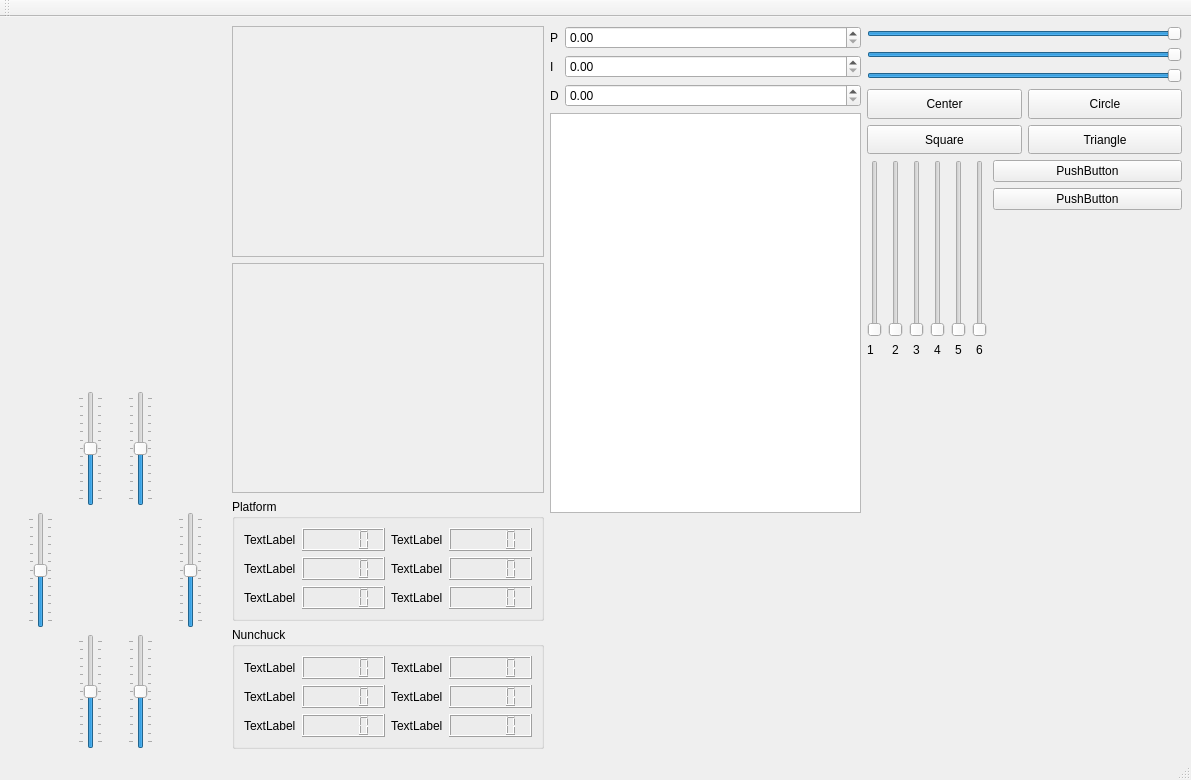
<?xml version="1.0" encoding="UTF-8"?>
<ui version="4.0">
 <class>MainWindow</class>
 <widget class="QMainWindow" name="MainWindow">
  <property name="geometry">
   <rect>
    <x>0</x>
    <y>0</y>
    <width>1191</width>
    <height>780</height>
   </rect>
  </property>
  <property name="windowTitle">
   <string>MainWindow</string>
  </property>
  <widget class="QWidget" name="centralwidget">
   <property name="minimumSize">
    <size>
     <width>0</width>
     <height>681</height>
    </size>
   </property>
   <layout class="QHBoxLayout" name="horizontalLayout_6">
    <item>
     <layout class="QHBoxLayout" name="horizontalLayout" stretch="2,2,1">
      <property name="sizeConstraint">
       <enum>QLayout::SetFixedSize</enum>
      </property>
      <item>
       <layout class="QVBoxLayout" name="verticalLayout_2" stretch="1,1">
        <property name="sizeConstraint">
         <enum>QLayout::SetFixedSize</enum>
        </property>
        <item>
         <layout class="QGridLayout" name="gridLayout">
          <item row="1" column="0">
           <widget class="QFrame" name="frame_2"/>
          </item>
          <item row="1" column="1">
           <widget class="QFrame" name="frame"/>
          </item>
          <item row="0" column="1">
           <widget class="QFrame" name="frame_4"/>
          </item>
          <item row="0" column="0">
           <widget class="QFrame" name="frame_3">
            <property name="minimumSize">
             <size>
              <width>211</width>
              <height>170</height>
             </size>
            </property>
            <property name="baseSize">
             <size>
              <width>211</width>
              <height>170</height>
             </size>
            </property>
           </widget>
          </item>
         </layout>
        </item>
        <item>
         <layout class="QGridLayout" name="gridLayout_2">
          <item row="2" column="2">
           <widget class="QSlider" name="verticalSlider_11">
            <property name="minimum">
             <number>-90</number>
            </property>
            <property name="maximum">
             <number>90</number>
            </property>
            <property name="pageStep">
             <number>1</number>
            </property>
            <property name="tracking">
             <bool>true</bool>
            </property>
            <property name="orientation">
             <enum>Qt::Vertical</enum>
            </property>
            <property name="invertedAppearance">
             <bool>false</bool>
            </property>
            <property name="invertedControls">
             <bool>false</bool>
            </property>
            <property name="tickPosition">
             <enum>QSlider::TicksBothSides</enum>
            </property>
            <property name="tickInterval">
             <number>15</number>
            </property>
           </widget>
          </item>
          <item row="1" column="0">
           <widget class="QSlider" name="verticalSlider_7">
            <property name="minimum">
             <number>-90</number>
            </property>
            <property name="maximum">
             <number>90</number>
            </property>
            <property name="pageStep">
             <number>1</number>
            </property>
            <property name="orientation">
             <enum>Qt::Vertical</enum>
            </property>
            <property name="tickPosition">
             <enum>QSlider::TicksBothSides</enum>
            </property>
            <property name="tickInterval">
             <number>15</number>
            </property>
           </widget>
          </item>
          <item row="2" column="1">
           <widget class="QSlider" name="verticalSlider_10">
            <property name="minimum">
             <number>-90</number>
            </property>
            <property name="maximum">
             <number>90</number>
            </property>
            <property name="pageStep">
             <number>1</number>
            </property>
            <property name="orientation">
             <enum>Qt::Vertical</enum>
            </property>
            <property name="tickPosition">
             <enum>QSlider::TicksBothSides</enum>
            </property>
            <property name="tickInterval">
             <number>15</number>
            </property>
           </widget>
          </item>
          <item row="0" column="1">
           <widget class="QSlider" name="verticalSlider_14">
            <property name="minimum">
             <number>-90</number>
            </property>
            <property name="maximum">
             <number>90</number>
            </property>
            <property name="pageStep">
             <number>1</number>
            </property>
            <property name="orientation">
             <enum>Qt::Vertical</enum>
            </property>
            <property name="tickPosition">
             <enum>QSlider::TicksBothSides</enum>
            </property>
            <property name="tickInterval">
             <number>15</number>
            </property>
           </widget>
          </item>
          <item row="0" column="2">
           <widget class="QSlider" name="verticalSlider_15">
            <property name="minimum">
             <number>-90</number>
            </property>
            <property name="maximum">
             <number>90</number>
            </property>
            <property name="pageStep">
             <number>1</number>
            </property>
            <property name="orientation">
             <enum>Qt::Vertical</enum>
            </property>
            <property name="tickPosition">
             <enum>QSlider::TicksBothSides</enum>
            </property>
            <property name="tickInterval">
             <number>15</number>
            </property>
           </widget>
          </item>
          <item row="1" column="3">
           <widget class="QSlider" name="verticalSlider_17">
            <property name="minimum">
             <number>-90</number>
            </property>
            <property name="maximum">
             <number>90</number>
            </property>
            <property name="pageStep">
             <number>1</number>
            </property>
            <property name="orientation">
             <enum>Qt::Vertical</enum>
            </property>
            <property name="invertedControls">
             <bool>true</bool>
            </property>
            <property name="tickPosition">
             <enum>QSlider::TicksBothSides</enum>
            </property>
            <property name="tickInterval">
             <number>15</number>
            </property>
           </widget>
          </item>
         </layout>
        </item>
       </layout>
      </item>
      <item>
       <layout class="QHBoxLayout" name="horizontalLayout_2" stretch="1,1">
        <property name="sizeConstraint">
         <enum>QLayout::SetFixedSize</enum>
        </property>
        <item>
         <layout class="QVBoxLayout" name="verticalLayout_4" stretch="2,2,1,1">
          <property name="sizeConstraint">
           <enum>QLayout::SetFixedSize</enum>
          </property>
          <item>
           <widget class="QFrame" name="frame_2">
            <property name="frameShape">
             <enum>QFrame::StyledPanel</enum>
            </property>
            <property name="frameShadow">
             <enum>QFrame::Raised</enum>
            </property>
           </widget>
          </item>
          <item>
           <widget class="QFrame" name="frame">
            <property name="frameShape">
             <enum>QFrame::StyledPanel</enum>
            </property>
            <property name="frameShadow">
             <enum>QFrame::Raised</enum>
            </property>
           </widget>
          </item>
          <item>
           <widget class="QGroupBox" name="groupBox">
            <property name="title">
             <string>Platform</string>
            </property>
            <layout class="QHBoxLayout" name="horizontalLayout_7">
             <item>
              <layout class="QHBoxLayout" name="horizontalLayout_5">
               <item>
                <layout class="QFormLayout" name="formLayout_2">
                 <property name="fieldGrowthPolicy">
                  <enum>QFormLayout::AllNonFixedFieldsGrow</enum>
                 </property>
                 <item row="0" column="0">
                  <widget class="QLabel" name="label_4">
                   <property name="text">
                    <string>TextLabel</string>
                   </property>
                  </widget>
                 </item>
                 <item row="0" column="1">
                  <widget class="QLCDNumber" name="lcdNumber"/>
                 </item>
                 <item row="1" column="0">
                  <widget class="QLabel" name="label_5">
                   <property name="text">
                    <string>TextLabel</string>
                   </property>
                  </widget>
                 </item>
                 <item row="1" column="1">
                  <widget class="QLCDNumber" name="lcdNumber_2"/>
                 </item>
                 <item row="2" column="0">
                  <widget class="QLabel" name="label_6">
                   <property name="text">
                    <string>TextLabel</string>
                   </property>
                  </widget>
                 </item>
                 <item row="2" column="1">
                  <widget class="QLCDNumber" name="lcdNumber_3"/>
                 </item>
                </layout>
               </item>
               <item>
                <layout class="QFormLayout" name="formLayout_3">
                 <item row="0" column="0">
                  <widget class="QLabel" name="label_7">
                   <property name="text">
                    <string>TextLabel</string>
                   </property>
                  </widget>
                 </item>
                 <item row="0" column="1">
                  <widget class="QLCDNumber" name="lcdNumber_4"/>
                 </item>
                 <item row="1" column="0">
                  <widget class="QLabel" name="label_8">
                   <property name="text">
                    <string>TextLabel</string>
                   </property>
                  </widget>
                 </item>
                 <item row="1" column="1">
                  <widget class="QLCDNumber" name="lcdNumber_5"/>
                 </item>
                 <item row="2" column="0">
                  <widget class="QLabel" name="label_9">
                   <property name="text">
                    <string>TextLabel</string>
                   </property>
                  </widget>
                 </item>
                 <item row="2" column="1">
                  <widget class="QLCDNumber" name="lcdNumber_6"/>
                 </item>
                </layout>
               </item>
              </layout>
             </item>
            </layout>
           </widget>
          </item>
          <item>
           <widget class="QGroupBox" name="groupBox_2">
            <property name="title">
             <string>Nunchuck</string>
            </property>
            <layout class="QHBoxLayout" name="horizontalLayout_8">
             <item>
              <layout class="QHBoxLayout" name="horizontalLayout_4">
               <item>
                <layout class="QFormLayout" name="formLayout_5">
                 <item row="0" column="0">
                  <widget class="QLabel" name="label_10">
                   <property name="text">
                    <string>TextLabel</string>
                   </property>
                  </widget>
                 </item>
                 <item row="1" column="0">
                  <widget class="QLabel" name="label_11">
                   <property name="text">
                    <string>TextLabel</string>
                   </property>
                  </widget>
                 </item>
                 <item row="2" column="0">
                  <widget class="QLabel" name="label_12">
                   <property name="text">
                    <string>TextLabel</string>
                   </property>
                  </widget>
                 </item>
                 <item row="0" column="1">
                  <widget class="QLCDNumber" name="lcdNumber_7"/>
                 </item>
                 <item row="1" column="1">
                  <widget class="QLCDNumber" name="lcdNumber_11"/>
                 </item>
                 <item row="2" column="1">
                  <widget class="QLCDNumber" name="lcdNumber_12"/>
                 </item>
                </layout>
               </item>
               <item>
                <layout class="QFormLayout" name="formLayout_4">
                 <item row="0" column="0">
                  <widget class="QLabel" name="label_13">
                   <property name="text">
                    <string>TextLabel</string>
                   </property>
                  </widget>
                 </item>
                 <item row="0" column="1">
                  <widget class="QLCDNumber" name="lcdNumber_8"/>
                 </item>
                 <item row="1" column="0">
                  <widget class="QLabel" name="label_14">
                   <property name="text">
                    <string>TextLabel</string>
                   </property>
                  </widget>
                 </item>
                 <item row="1" column="1">
                  <widget class="QLCDNumber" name="lcdNumber_9"/>
                 </item>
                 <item row="2" column="1">
                  <widget class="QLCDNumber" name="lcdNumber_10"/>
                 </item>
                 <item row="2" column="0">
                  <widget class="QLabel" name="label_15">
                   <property name="text">
                    <string>TextLabel</string>
                   </property>
                  </widget>
                 </item>
                </layout>
               </item>
              </layout>
             </item>
            </layout>
           </widget>
          </item>
         </layout>
        </item>
        <item>
         <layout class="QVBoxLayout" name="verticalLayout_3">
          <property name="spacing">
           <number>6</number>
          </property>
          <property name="sizeConstraint">
           <enum>QLayout::SetDefaultConstraint</enum>
          </property>
          <item>
           <layout class="QFormLayout" name="formLayout">
            <property name="sizeConstraint">
             <enum>QLayout::SetFixedSize</enum>
            </property>
            <property name="fieldGrowthPolicy">
             <enum>QFormLayout::AllNonFixedFieldsGrow</enum>
            </property>
            <property name="verticalSpacing">
             <number>6</number>
            </property>
            <item row="0" column="0">
             <widget class="QLabel" name="label">
              <property name="text">
               <string>P</string>
              </property>
             </widget>
            </item>
            <item row="0" column="1">
             <widget class="QDoubleSpinBox" name="doubleSpinBox"/>
            </item>
            <item row="1" column="0">
             <widget class="QLabel" name="label_2">
              <property name="text">
               <string>I</string>
              </property>
             </widget>
            </item>
            <item row="1" column="1">
             <widget class="QDoubleSpinBox" name="doubleSpinBox_2"/>
            </item>
            <item row="2" column="0">
             <widget class="QLabel" name="label_3">
              <property name="text">
               <string>D</string>
              </property>
             </widget>
            </item>
            <item row="2" column="1">
             <widget class="QDoubleSpinBox" name="doubleSpinBox_3"/>
            </item>
           </layout>
          </item>
          <item>
           <widget class="QTableView" name="tableView">
            <property name="sizePolicy">
             <sizepolicy hsizetype="Expanding" vsizetype="Expanding">
              <horstretch>0</horstretch>
              <verstretch>0</verstretch>
             </sizepolicy>
            </property>
            <property name="minimumSize">
             <size>
              <width>0</width>
              <height>400</height>
             </size>
            </property>
           </widget>
          </item>
          <item>
           <spacer name="verticalSpacer_2">
            <property name="orientation">
             <enum>Qt::Vertical</enum>
            </property>
            <property name="sizeHint" stdset="0">
             <size>
              <width>20</width>
              <height>40</height>
             </size>
            </property>
           </spacer>
          </item>
         </layout>
        </item>
       </layout>
      </item>
      <item>
       <layout class="QVBoxLayout" name="verticalLayout" stretch="2,1,3,6">
        <property name="sizeConstraint">
         <enum>QLayout::SetFixedSize</enum>
        </property>
        <item>
         <layout class="QVBoxLayout" name="verticalLayout_6">
          <item>
           <widget class="QSlider" name="horizontalSlider_3">
            <property name="sizePolicy">
             <sizepolicy hsizetype="Expanding" vsizetype="Fixed">
              <horstretch>0</horstretch>
              <verstretch>0</verstretch>
             </sizepolicy>
            </property>
            <property name="maximum">
             <number>1</number>
            </property>
            <property name="pageStep">
             <number>1</number>
            </property>
            <property name="value">
             <number>1</number>
            </property>
            <property name="orientation">
             <enum>Qt::Horizontal</enum>
            </property>
           </widget>
          </item>
          <item>
           <widget class="QSlider" name="horizontalSlider">
            <property name="sizePolicy">
             <sizepolicy hsizetype="Expanding" vsizetype="Fixed">
              <horstretch>0</horstretch>
              <verstretch>0</verstretch>
             </sizepolicy>
            </property>
            <property name="maximum">
             <number>1</number>
            </property>
            <property name="pageStep">
             <number>1</number>
            </property>
            <property name="value">
             <number>1</number>
            </property>
            <property name="orientation">
             <enum>Qt::Horizontal</enum>
            </property>
           </widget>
          </item>
          <item>
           <widget class="QSlider" name="horizontalSlider_2">
            <property name="sizePolicy">
             <sizepolicy hsizetype="Expanding" vsizetype="Fixed">
              <horstretch>0</horstretch>
              <verstretch>0</verstretch>
             </sizepolicy>
            </property>
            <property name="maximum">
             <number>1</number>
            </property>
            <property name="pageStep">
             <number>1</number>
            </property>
            <property name="value">
             <number>1</number>
            </property>
            <property name="orientation">
             <enum>Qt::Horizontal</enum>
            </property>
           </widget>
          </item>
         </layout>
        </item>
        <item>
         <layout class="QGridLayout" name="gridLayout_4">
          <item row="0" column="0">
           <widget class="QPushButton" name="pushButton">
            <property name="sizePolicy">
             <sizepolicy hsizetype="Minimum" vsizetype="Minimum">
              <horstretch>0</horstretch>
              <verstretch>0</verstretch>
             </sizepolicy>
            </property>
            <property name="text">
             <string>Center</string>
            </property>
           </widget>
          </item>
          <item row="0" column="1">
           <widget class="QPushButton" name="pushButton_2">
            <property name="sizePolicy">
             <sizepolicy hsizetype="Minimum" vsizetype="Minimum">
              <horstretch>0</horstretch>
              <verstretch>0</verstretch>
             </sizepolicy>
            </property>
            <property name="text">
             <string>Circle</string>
            </property>
           </widget>
          </item>
          <item row="1" column="0">
           <widget class="QPushButton" name="pushButton_3">
            <property name="sizePolicy">
             <sizepolicy hsizetype="Minimum" vsizetype="Minimum">
              <horstretch>0</horstretch>
              <verstretch>0</verstretch>
             </sizepolicy>
            </property>
            <property name="text">
             <string>Square</string>
            </property>
           </widget>
          </item>
          <item row="1" column="1">
           <widget class="QPushButton" name="pushButton_4">
            <property name="sizePolicy">
             <sizepolicy hsizetype="Minimum" vsizetype="Minimum">
              <horstretch>0</horstretch>
              <verstretch>0</verstretch>
             </sizepolicy>
            </property>
            <property name="text">
             <string>Triangle</string>
            </property>
           </widget>
          </item>
         </layout>
        </item>
        <item>
         <layout class="QHBoxLayout" name="horizontalLayout_3" stretch="3,1">
          <item>
           <layout class="QGridLayout" name="gridLayout_5" rowstretch="6,1">
            <property name="sizeConstraint">
             <enum>QLayout::SetFixedSize</enum>
            </property>
            <item row="0" column="1">
             <widget class="QSlider" name="verticalSlider">
              <property name="sizePolicy">
               <sizepolicy hsizetype="Fixed" vsizetype="Expanding">
                <horstretch>0</horstretch>
                <verstretch>0</verstretch>
               </sizepolicy>
              </property>
              <property name="orientation">
               <enum>Qt::Vertical</enum>
              </property>
             </widget>
            </item>
            <item row="1" column="0">
             <widget class="QLabel" name="label_16">
              <property name="sizePolicy">
               <sizepolicy hsizetype="Preferred" vsizetype="Fixed">
                <horstretch>0</horstretch>
                <verstretch>0</verstretch>
               </sizepolicy>
              </property>
              <property name="minimumSize">
               <size>
                <width>0</width>
                <height>0</height>
               </size>
              </property>
              <property name="baseSize">
               <size>
                <width>0</width>
                <height>0</height>
               </size>
              </property>
              <property name="text">
               <string>1</string>
              </property>
             </widget>
            </item>
            <item row="0" column="0">
             <widget class="QSlider" name="verticalSlider_2">
              <property name="sizePolicy">
               <sizepolicy hsizetype="Fixed" vsizetype="Expanding">
                <horstretch>0</horstretch>
                <verstretch>0</verstretch>
               </sizepolicy>
              </property>
              <property name="orientation">
               <enum>Qt::Vertical</enum>
              </property>
             </widget>
            </item>
            <item row="0" column="4">
             <widget class="QSlider" name="verticalSlider_6">
              <property name="sizePolicy">
               <sizepolicy hsizetype="Fixed" vsizetype="Expanding">
                <horstretch>0</horstretch>
                <verstretch>0</verstretch>
               </sizepolicy>
              </property>
              <property name="orientation">
               <enum>Qt::Vertical</enum>
              </property>
             </widget>
            </item>
            <item row="0" column="2">
             <widget class="QSlider" name="verticalSlider_5">
              <property name="sizePolicy">
               <sizepolicy hsizetype="Fixed" vsizetype="Expanding">
                <horstretch>0</horstretch>
                <verstretch>0</verstretch>
               </sizepolicy>
              </property>
              <property name="orientation">
               <enum>Qt::Vertical</enum>
              </property>
             </widget>
            </item>
            <item row="0" column="3">
             <widget class="QSlider" name="verticalSlider_4">
              <property name="sizePolicy">
               <sizepolicy hsizetype="Fixed" vsizetype="Expanding">
                <horstretch>0</horstretch>
                <verstretch>0</verstretch>
               </sizepolicy>
              </property>
              <property name="orientation">
               <enum>Qt::Vertical</enum>
              </property>
             </widget>
            </item>
            <item row="0" column="5">
             <widget class="QSlider" name="verticalSlider_3">
              <property name="sizePolicy">
               <sizepolicy hsizetype="Fixed" vsizetype="Expanding">
                <horstretch>0</horstretch>
                <verstretch>0</verstretch>
               </sizepolicy>
              </property>
              <property name="orientation">
               <enum>Qt::Vertical</enum>
              </property>
             </widget>
            </item>
            <item row="1" column="1">
             <widget class="QLabel" name="label_17">
              <property name="sizePolicy">
               <sizepolicy hsizetype="Preferred" vsizetype="Fixed">
                <horstretch>0</horstretch>
                <verstretch>0</verstretch>
               </sizepolicy>
              </property>
              <property name="minimumSize">
               <size>
                <width>0</width>
                <height>0</height>
               </size>
              </property>
              <property name="baseSize">
               <size>
                <width>0</width>
                <height>0</height>
               </size>
              </property>
              <property name="text">
               <string>2</string>
              </property>
              <property name="alignment">
               <set>Qt::AlignCenter</set>
              </property>
             </widget>
            </item>
            <item row="1" column="2">
             <widget class="QLabel" name="label_18">
              <property name="sizePolicy">
               <sizepolicy hsizetype="Preferred" vsizetype="Fixed">
                <horstretch>0</horstretch>
                <verstretch>0</verstretch>
               </sizepolicy>
              </property>
              <property name="minimumSize">
               <size>
                <width>0</width>
                <height>0</height>
               </size>
              </property>
              <property name="baseSize">
               <size>
                <width>0</width>
                <height>0</height>
               </size>
              </property>
              <property name="text">
               <string>3</string>
              </property>
              <property name="alignment">
               <set>Qt::AlignCenter</set>
              </property>
             </widget>
            </item>
            <item row="1" column="3">
             <widget class="QLabel" name="label_19">
              <property name="sizePolicy">
               <sizepolicy hsizetype="Preferred" vsizetype="Fixed">
                <horstretch>0</horstretch>
                <verstretch>0</verstretch>
               </sizepolicy>
              </property>
              <property name="minimumSize">
               <size>
                <width>0</width>
                <height>0</height>
               </size>
              </property>
              <property name="baseSize">
               <size>
                <width>0</width>
                <height>0</height>
               </size>
              </property>
              <property name="text">
               <string>4</string>
              </property>
              <property name="alignment">
               <set>Qt::AlignCenter</set>
              </property>
             </widget>
            </item>
            <item row="1" column="4">
             <widget class="QLabel" name="label_20">
              <property name="sizePolicy">
               <sizepolicy hsizetype="Preferred" vsizetype="Fixed">
                <horstretch>0</horstretch>
                <verstretch>0</verstretch>
               </sizepolicy>
              </property>
              <property name="minimumSize">
               <size>
                <width>0</width>
                <height>0</height>
               </size>
              </property>
              <property name="baseSize">
               <size>
                <width>0</width>
                <height>0</height>
               </size>
              </property>
              <property name="text">
               <string>5</string>
              </property>
              <property name="alignment">
               <set>Qt::AlignCenter</set>
              </property>
             </widget>
            </item>
            <item row="1" column="5">
             <widget class="QLabel" name="label_21">
              <property name="sizePolicy">
               <sizepolicy hsizetype="Preferred" vsizetype="Fixed">
                <horstretch>0</horstretch>
                <verstretch>0</verstretch>
               </sizepolicy>
              </property>
              <property name="minimumSize">
               <size>
                <width>0</width>
                <height>0</height>
               </size>
              </property>
              <property name="baseSize">
               <size>
                <width>0</width>
                <height>0</height>
               </size>
              </property>
              <property name="text">
               <string>6</string>
              </property>
              <property name="alignment">
               <set>Qt::AlignCenter</set>
              </property>
             </widget>
            </item>
           </layout>
          </item>
          <item>
           <layout class="QVBoxLayout" name="verticalLayout_7">
            <item>
             <widget class="QPushButton" name="pushButton_5">
              <property name="text">
               <string>PushButton</string>
              </property>
             </widget>
            </item>
            <item>
             <widget class="QPushButton" name="pushButton_6">
              <property name="text">
               <string>PushButton</string>
              </property>
             </widget>
            </item>
            <item>
             <spacer name="verticalSpacer_3">
              <property name="orientation">
               <enum>Qt::Vertical</enum>
              </property>
              <property name="sizeHint" stdset="0">
               <size>
                <width>20</width>
                <height>40</height>
               </size>
              </property>
             </spacer>
            </item>
           </layout>
          </item>
         </layout>
        </item>
        <item>
         <spacer name="verticalSpacer">
          <property name="orientation">
           <enum>Qt::Vertical</enum>
          </property>
          <property name="sizeHint" stdset="0">
           <size>
            <width>20</width>
            <height>40</height>
           </size>
          </property>
         </spacer>
        </item>
       </layout>
      </item>
     </layout>
    </item>
   </layout>
  </widget>
  <widget class="QMenuBar" name="menubar">
   <property name="geometry">
    <rect>
     <x>0</x>
     <y>0</y>
     <width>1191</width>
     <height>22</height>
    </rect>
   </property>
  </widget>
  <widget class="QStatusBar" name="statusbar"/>
  <widget class="QToolBar" name="toolBar">
   <property name="windowTitle">
    <string>toolBar</string>
   </property>
   <attribute name="toolBarArea">
    <enum>TopToolBarArea</enum>
   </attribute>
   <attribute name="toolBarBreak">
    <bool>false</bool>
   </attribute>
  </widget>
 </widget>
 <resources/>
 <connections/>
</ui>
